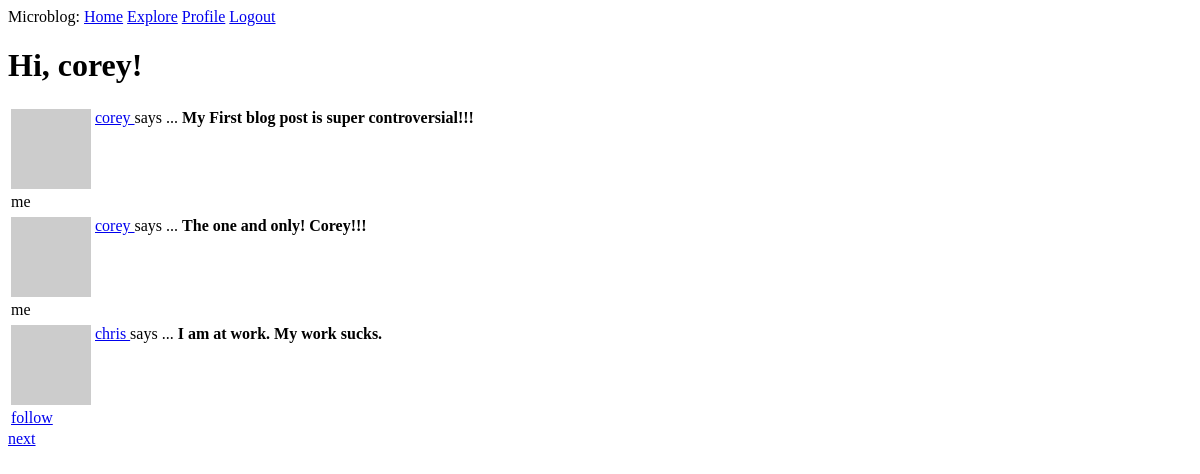
The page /explore (signed in) on the database as committed earlier.
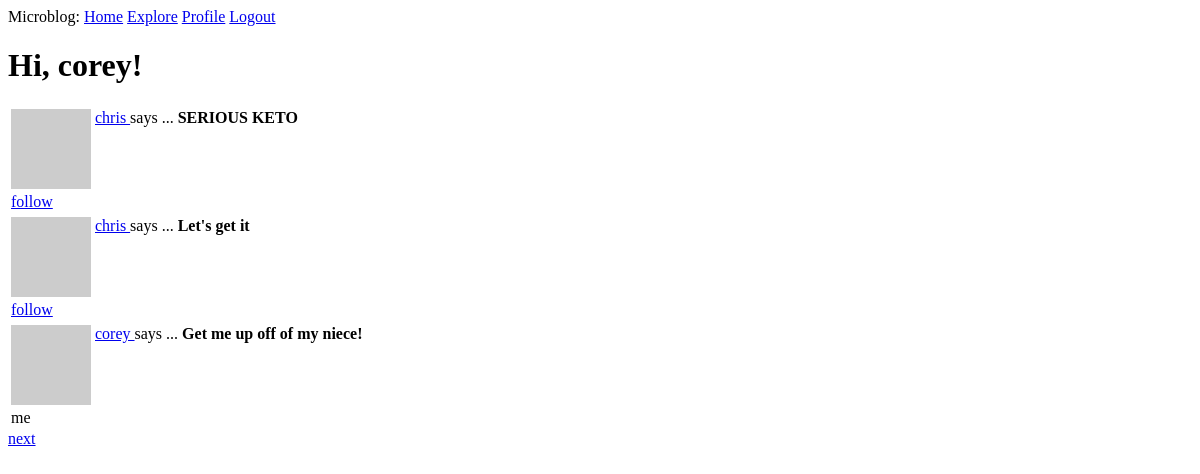
The same page on the database as committed later.
### microblog_app/models.py (models this page shows, shortened)
class User(UserMixin, db.Model): # UserMixin makes model compatible with flask-login
    id = db.Column(db.Integer, primary_key=True)  # flask login writes User.id to session
    username = db.Column(db.String(64), index=True, unique=True)
    email = db.Column(db.String(120), index=True, unique=True)
    password_hash = db.Column(db.String(128))
    posts = db.relationship('Post', backref='author', lazy='dynamic')
    about_me = db.Column(db.String(140))
    last_visited = db.Column(db.DateTime, default=datetime.utcnow())
    followed = db.relationship(
        'User', secondary=followers,
        primaryjoin=(followers.c.follower_id == id),
        secondaryjoin=(followers.c.followed_id == id),
        backref=db.backref('followers', lazy='dynamic'),
        lazy='dynamic'
    )
    def pull_avatar(self, size):
        digest = md5(self.email.lower().encode('utf-8')).hexdigest()
        return f"https://www.gravatar.com/avatar/{digest}?d=identicon&s={size}"
    def timestamp_on_request(self):  # time stamp to update last_visited in db upon request of any page
        self.last_visited = datetime.utcnow()
        db.session.commit()
    def is_following(self, user):
        return self.followed.filter(followers.c.followed_id == user.id).count() > 0

class Post(db.Model):
    id = db.Column(db.Integer, primary_key=True)
    body = db.Column(db.String(140))
    timestamp = db.Column(db.DateTime, index=True, default=datetime.utcnow)  # passing a function
    user_id = db.Column(db.Integer, db.ForeignKey('user.id'))  # uses relationship

### microblog_app/routes.py (the view)
@app.route(URLRoute.explore)
@login_required
def explore():
    page = request.args.get('page', 1, type=int)
    posts = Post.query.order_by(Post.timestamp.desc()).paginate(
        page, app.config['POSTS_PER_PAGE'], False
    )
    next_page = url_for('explore', page=posts.next_num) if posts.has_next else None
    prev_page = url_for('explore', page=posts.prev_num) if posts.has_prev else None
    return render_template("index.html", title="explore", blog_form=None, posts=posts.items,
                           next_page=next_page, prev_page=prev_page)

### microblog_app/models.py (called while the page is built)
@login.user_loader
def load_user(id):
    return User.query.get(int(id))

### microblog_app/routes.py (called while the page is built)
@app.before_request  # applies to all routes in the application
def before_request():
    if current_user.is_authenticated:
        current_user.timestamp_on_request()

### microblog_app/templates/index.html (shortened to what this page needs)
{% extends "base.html" %}
{% block content %}
    <h1>Hi, {{ current_user.username }}!</h1>
{% include "_posts.html" %}
{% endblock %}

### microblog_app/templates/base.html (shortened to what this page needs)
<!DOCTYPE>
<html>
    <head>
    </head>
    <body>
        <div>
            Microblog:
            <a href="{{ url_for('index') }}">Home</a>
            {% if current_user.is_authenticated %}
            <a href="{{ url_for('explore') }}">Explore</a>
            <a href="{{ url_for('user', username=current_user.username) }}">Profile</a>
            <a href="{{ url_for('logout') }}">Logout</a>
            {% elif current_user.is_anonymous %}
            <a href="{{ url_for('login') }}">Login</a>
            {% endif %}
        </div>
    {% block content %}
    {% endblock %}
    </body>
</html>

### microblog_app/templates/_posts.html (shortened to what this page needs)
{% if posts %}
    {% for post in posts %}
        <table>
            <tr valign="top">
                <td><img src="{{ post.author.pull_avatar(36) }}"></td>
                <td>
                    <a href="{{ url_for('user', username=post.author.username) }}">
                        {{ post.author.username }}
                    </a>
                    says ...
                    <b>{{ post.body }}</b>
                </td>
            </tr>
            <tr>
                {% if current_user.username == post.author.username %}
                    <td><p>me</p></td>
                {% elif current_user.is_following(post.author) %}
                    <td><a href="{{ url_for('unfollow', username=post.author.username) }}">unfollow</a></td>
                {% elif not current_user.is_following(post.author) %}
                    <td><a href="{{ url_for('follow', username=post.author.username) }}">follow</a></td>
                {% endif %}
            </tr>
        </table>
    {% endfor %}
    {% if next_page %}<a href="{{next_page}}">next</a>{% endif %}
{% else %}
    <p>No blog posts to show!</p>
{% endif %}

Rows that differ between the two databases and show on the page:
no longer on this page (row unchanged): Post: author.username "corey", body "My First blog post is super controversial!!!"
no longer on this page (row unchanged): Post: author.username "corey", body "The one and only! Corey!!!"
no longer on this page (row unchanged): Post: author.username "chris", body "I am at work. My work sucks."
added Post: author.username "chris", body "SERIOUS KETO"
added Post: author.username "chris", body "Let's get it"
added Post: author.username "corey", body "Get me up off of my niece!"
